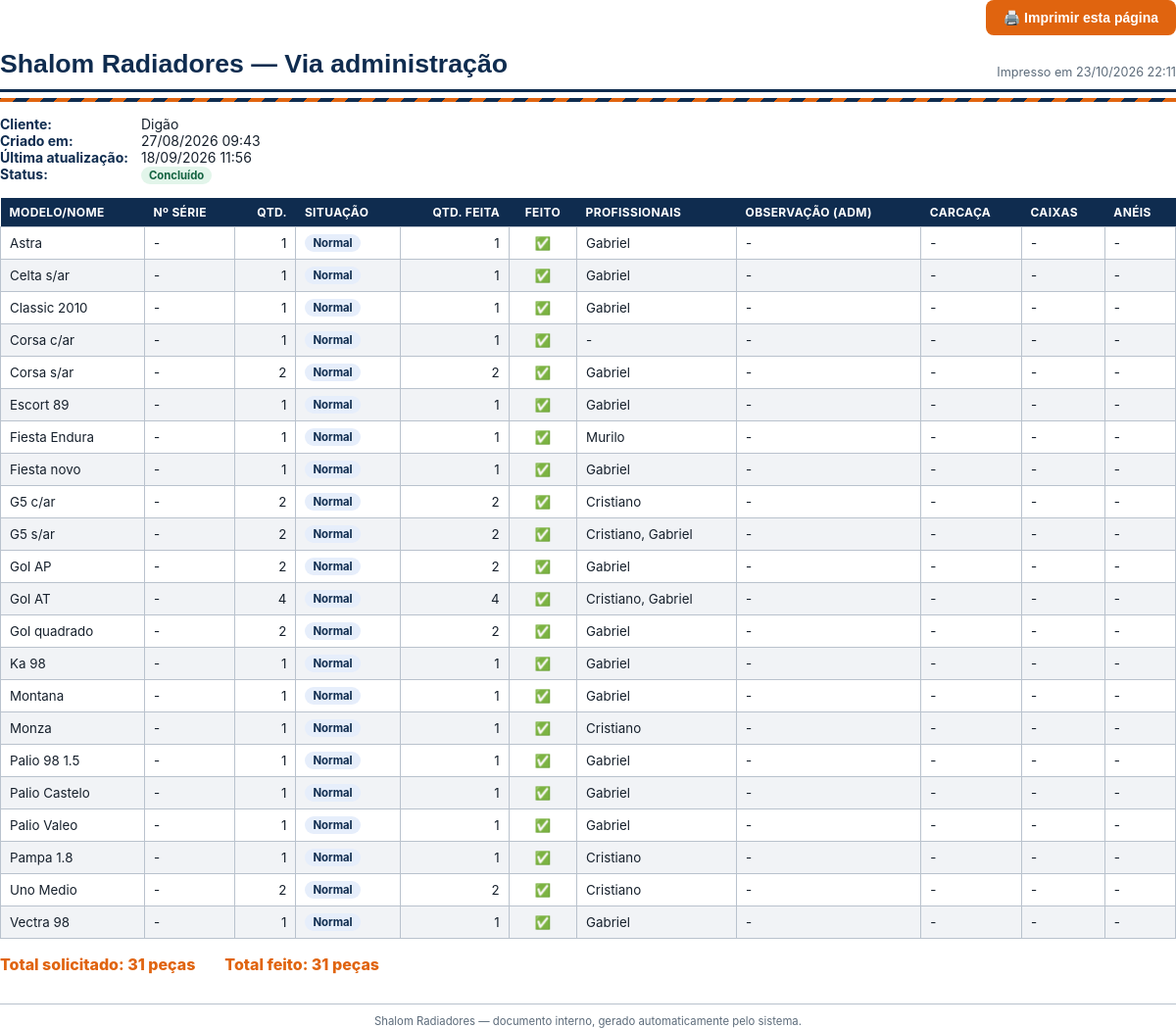
Screenshot of /admin/imprimir-pedido.php?id=4 (signed in) with the database file from the repository.
### tables this page shows
CREATE TABLE `orders` (
  `id` int(10) UNSIGNED NOT NULL,
  `token` char(48) NOT NULL,
  `cliente_nome` varchar(150) NOT NULL,
  `status` enum('novo','em_andamento','parcial','concluido') NOT NULL DEFAULT 'novo',
  `criado_em` datetime NOT NULL DEFAULT current_timestamp(),
  `atualizado_em` datetime NOT NULL DEFAULT current_timestamp() ON UPDATE current_timestamp()
);

CREATE TABLE `order_items` (
  `id` int(10) UNSIGNED NOT NULL,
  `order_id` int(10) UNSIGNED NOT NULL,
  `modelo_nome` varchar(150) NOT NULL,
  `numero_serie` varchar(100) DEFAULT NULL,
  `quantidade` int(10) UNSIGNED NOT NULL DEFAULT 0,
  `situacao` enum('normal','importante','urgente') NOT NULL DEFAULT 'normal',
  `quantidade_feita` int(10) UNSIGNED NOT NULL DEFAULT 0,
  `observacao_adm` text DEFAULT NULL,
  `feito` tinyint(1) NOT NULL DEFAULT 0,
  `profissional_id` int(10) UNSIGNED DEFAULT NULL,
  `feito_em` datetime DEFAULT NULL,
  `carcaca_utilizada` varchar(255) DEFAULT NULL,
  `caixas_utilizadas` varchar(255) DEFAULT NULL,
  `aneis` varchar(255) DEFAULT NULL,
  `criado_em` datetime NOT NULL DEFAULT current_timestamp(),
  `atualizado_em` datetime NOT NULL DEFAULT current_timestamp() ON UPDATE current_timestamp()
);

### includes/functions.php (called while the page is built, shortened)
<?php
function h(?string $texto): string
{
    return htmlspecialchars((string)$texto, ENT_QUOTES, 'UTF-8');
}
function formatar_data(?string $dataMysql): string
{
    $ts = strtotime($dataMysql);
    return $ts ? date('d/m/Y H:i', $ts) : '-';
}
function rotulo_situacao(string $situacao): string
{
    $map = [
        'normal'     => 'Normal',
        'importante' => 'Importante',
        'urgente'    => 'Urgente',
    ];
    return $map[$situacao] ?? 'Normal';
}
function rotulo_status(string $status): string
{
    $map = [
        'novo'          => 'Novo',
        'em_andamento'  => 'Em andamento',
        'parcial'       => 'Parcial',
        'concluido'     => 'Concluído',
    ];
    return $map[$status] ?? 'Novo';
}
function total_solicitado(array $itens): int
{
    return array_sum(array_map(fn($i) => (int)$i['quantidade'], $itens));
}
function total_feito(array $itens): int
{
    return array_sum(array_map(fn($i) => (int)$i['quantidade_feita'], $itens));
}

### includes/pedido_repo.php (called while the page is built, shortened)
<?php
require_once __DIR__ . '/database.php';
function buscar_pedido_por_id(int $id): ?array
{
    $pdo = db();
    $stmt = $pdo->prepare('SELECT * FROM orders WHERE id = ? LIMIT 1');
    $stmt->execute([$id]);
    $pedido = $stmt->fetch();
    return $pedido ?: null;
}
function listar_itens_pedido_para_impressao(int $orderId): array
{
    $stmt = db()->prepare(
        "SELECT oi.*,
                (SELECT GROUP_CONCAT(p.nome ORDER BY p.nome SEPARATOR ', ')
                 FROM order_item_profissionais oip
                 INNER JOIN profissionais p ON p.id = oip.profissional_id
                 WHERE oip.order_item_id = oi.id) AS profissionais_nomes
         FROM order_items oi WHERE order_id = ? ORDER BY feito ASC, modelo_nome ASC"
    );
    $stmt->execute([$orderId]);
    return $stmt->fetchAll();
}

### includes/database.php (called while the page is built, shortened)
<?php
function db(): PDO
{
    static $pdo = null;
    if ($pdo === null) {
        $dsn = 'mysql:host=' . DB_HOST . ';dbname=' . DB_NAME . ';charset=utf8mb4';
        $options = [
            PDO::ATTR_ERRMODE            => PDO::ERRMODE_EXCEPTION,
            PDO::ATTR_DEFAULT_FETCH_MODE => PDO::FETCH_ASSOC,
            PDO::ATTR_EMULATE_PREPARES   => false,
        ];
        try {
            $pdo = new PDO($dsn, DB_USER, DB_PASS, $options);
        } catch (PDOException $e) {
            error_log('Erro de conexão com o banco: ' . $e->getMessage());
            http_response_code(500);
            die('Não foi possível conectar ao banco de dados. Tente novamente mais tarde.');
        }
    }
    return $pdo;
}

### admin/imprimir-pedido.php (the view, shortened to what this page needs)
<?php
require_once __DIR__ . '/../includes/functions.php';
require_once __DIR__ . '/../includes/pedido_repo.php';
$id = inteiro_positivo($_GET['id'] ?? 0);
$pedido = $id ? buscar_pedido_por_id($id) : null;
$itens = listar_itens_pedido_para_impressao($id);
$totalSolicitado = total_solicitado($itens);
$totalFeito = total_feito($itens);
?>
<!DOCTYPE html>
<html lang="pt-BR">
<head>
<link rel="stylesheet" href="../assets/css/print.css">
</head>
<body>
<div class="imp-acoes-tela">
    <button onclick="window.print()">🖨️ Imprimir esta página</button>
</div>
<div class="imp-cabecalho">
    <div class="imp-marca">Shalom Radiadores — Via administração</div>
    <div class="imp-meta">Impresso em <?= h(date('d/m/Y H:i')) ?></div>
</div>
<div class="imp-faixa"></div>
<div class="imp-info">
    <div><strong>Cliente:</strong> <?= h($pedido['cliente_nome']) ?></div>
    <div><strong>Criado em:</strong> <?= h(formatar_data($pedido['criado_em'])) ?></div>
    <div><strong>Última atualização:</strong> <?= h(formatar_data($pedido['atualizado_em'])) ?></div>
    <div><strong>Status:</strong> <span class="imp-selo imp-selo-<?= h($pedido['status']) ?>"><?= h(rotulo_status($pedido['status'])) ?></span></div>
</div>
<table class="imp-tabela">
    <thead>
        <tr>
            <th>Modelo/Nome</th>
            <th>Nº Série</th>
            <th class="num">Qtd.</th>
            <th>Situação</th>
            <th class="num">Qtd. Feita</th>
            <th class="center">Feito</th>
            <th>Profissionais</th>
            <th>Observação (ADM)</th>
            <th>Carcaça</th>
            <th>Caixas</th>
            <th>Anéis</th>
        </tr>
    </thead>
    <tbody>
        <?php foreach ($itens as $item): ?>
        <tr>
            <td><?= h($item['modelo_nome']) ?></td>
            <td><?= h($item['numero_serie'] ?? '-') ?></td>
            <td class="num"><?= (int)$item['quantidade'] ?></td>
            <td><span class="imp-selo imp-selo-<?= h($item['situacao']) ?>"><?= h(rotulo_situacao($item['situacao'])) ?></span></td>
            <td class="num"><?= (int)$item['quantidade_feita'] ?></td>
            <td class="center"><?= $item['feito'] ? '<span style="color:#1a7a3d; font-weight:700;">✅</span>' : '☐' ?></td>
            <td><?= h($item['profissionais_nomes'] ?? '-') ?></td>
            <td><?= h($item['observacao_adm'] ?? '-') ?></td>
            <td><?= h($item['carcaca_utilizada'] ?? '-') ?></td>
            <td><?= h($item['caixas_utilizadas'] ?? '-') ?></td>
            <td><?= h($item['aneis'] ?? '-') ?></td>
        </tr>
        <?php endforeach; ?>
    </tbody>
</table>
<div class="imp-totais">
    <div>Total solicitado: <?= $totalSolicitado ?> peças</div>
    <div>Total feito: <?= $totalFeito ?> peças</div>
</div>
<div class="imp-rodape">Shalom Radiadores — documento interno, gerado automaticamente pelo sistema.</div>
</body>
</html>

### assets/css/print.css (style rules this page uses)
:root { --imp-azul: #0f2c4f; --imp-laranja: #e0640f; --imp-amarelo: #8a6600; --imp-vermelho: #971d33; --imp-verde: #146341; --imp-cinza-claro: #f1f3f6; --imp-borda: #b9c2cd; }
body { font-family: "Inter", Arial, Helvetica, sans-serif; color: #16202c; font-size: 11.5pt; margin: 0; }
.imp-cabecalho { display: flex; justify-content: space-between; align-items: flex-end; border-bottom: 3px solid var(--imp-azul); padding-bottom: 10px; margin-bottom: 6px; }
.imp-cabecalho .imp-marca { font-family: "Barlow Condensed", Arial, sans-serif; font-size: 20pt; font-weight: 800; color: var(--imp-azul); }
.imp-cabecalho .imp-meta { text-align: right; font-size: 9.5pt; color: #5c6b7a; }
.imp-faixa { height: 4px; margin-bottom: 14px; background: repeating-linear-gradient(-45deg, var(--imp-laranja) 0 10px, var(--imp-azul) 10px 20px); }
.imp-info { margin-bottom: 14px; font-size: 10.5pt; }
.imp-info strong { display: inline-block; min-width: 140px; color: var(--imp-azul); }
table.imp-tabela { width: 100%; border-collapse: collapse; margin-top: 10px; font-size: 10pt; }
table.imp-tabela thead th { background: var(--imp-azul); color: #fff; padding: 7px 9px; text-align: left; font-size: 9pt; text-transform: uppercase; letter-spacing: 0.03em; }
table.imp-tabela td { border: 1px solid var(--imp-borda); padding: 7px 9px; text-align: left; }
table.imp-tabela tbody tr:nth-child(even) td { background: var(--imp-cinza-claro); }
table.imp-tabela td.num, table.imp-tabela th.num { text-align: right; }
table.imp-tabela td.center, table.imp-tabela th.center { text-align: center; }
.imp-selo { font-weight: 700; padding: 2px 8px; border-radius: 999px; font-size: 8.5pt; display: inline-block; }
.imp-selo-normal { background: #e6eefb; color: var(--imp-azul); }
.imp-selo-concluido { background: #e2f5ea; color: var(--imp-verde); }
.imp-totais { margin-top: 16px; display: flex; gap: 30px; font-size: 12pt; font-weight: 800; color: var(--imp-laranja); }
.imp-rodape { margin-top: 30px; padding-top: 10px; border-top: 1px solid var(--imp-borda); font-size: 8.5pt; color: #5c6b7a; text-align: center; }
.imp-acoes-tela { text-align: right; margin-bottom: 14px; }
.imp-acoes-tela button { background: var(--imp-laranja); color: #fff; border: none; padding: 10px 18px; border-radius: 8px; font-size: 10.5pt; font-weight: 700; cursor: pointer; }

### rows the page displays
orders: cliente_nome "Digão", criado_em "27/08/2026 09:43", atualizado_em "18/09/2026 11:56", status "Concluído"
order_items: modelo_nome "Astra", numero_serie "-", quantidade "1", situacao "Normal", quantidade_feita "1", profissionais_nomes "Gabriel", observacao_adm "-", carcaca_utilizada "-", caixas_utilizadas "-", aneis "-"
order_items: modelo_nome "Celta s/ar", numero_serie "-", quantidade "1", situacao "Normal", quantidade_feita "1", profissionais_nomes "Gabriel", observacao_adm "-", carcaca_utilizada "-", caixas_utilizadas "-", aneis "-"
order_items: modelo_nome "Classic 2010", numero_serie "-", quantidade "1", situacao "Normal", quantidade_feita "1", profissionais_nomes "Gabriel", observacao_adm "-", carcaca_utilizada "-", caixas_utilizadas "-", aneis "-"
order_items: modelo_nome "Corsa c/ar", numero_serie "-", quantidade "1", situacao "Normal", quantidade_feita "1", profissionais_nomes "-", observacao_adm "-", carcaca_utilizada "-", caixas_utilizadas "-", aneis "-"
order_items: modelo_nome "Corsa s/ar", numero_serie "-", quantidade "2", situacao "Normal", quantidade_feita "2", profissionais_nomes "Gabriel", observacao_adm "-", carcaca_utilizada "-", caixas_utilizadas "-", aneis "-"
order_items: modelo_nome "Escort 89", numero_serie "-", quantidade "1", situacao "Normal", quantidade_feita "1", profissionais_nomes "Gabriel", observacao_adm "-", carcaca_utilizada "-", caixas_utilizadas "-", aneis "-"
order_items: modelo_nome "Fiesta Endura", numero_serie "-", quantidade "1", situacao "Normal", quantidade_feita "1", profissionais_nomes "Murilo", observacao_adm "-", carcaca_utilizada "-", caixas_utilizadas "-", aneis "-"
order_items: modelo_nome "Fiesta novo", numero_serie "-", quantidade "1", situacao "Normal", quantidade_feita "1", profissionais_nomes "Gabriel", observacao_adm "-", carcaca_utilizada "-", caixas_utilizadas "-", aneis "-"
order_items: modelo_nome "G5 c/ar", numero_serie "-", quantidade "2", situacao "Normal", quantidade_feita "2", profissionais_nomes "Cristiano", observacao_adm "-", carcaca_utilizada "-", caixas_utilizadas "-", aneis "-"
order_items: modelo_nome "G5 s/ar", numero_serie "-", quantidade "2", situacao "Normal", quantidade_feita "2", profissionais_nomes "Cristiano, Gabriel", observacao_adm "-", carcaca_utilizada "-", caixas_utilizadas "-", aneis "-"
order_items: modelo_nome "Gol AP", numero_serie "-", quantidade "2", situacao "Normal", quantidade_feita "2", profissionais_nomes "Gabriel", observacao_adm "-", carcaca_utilizada "-", caixas_utilizadas "-", aneis "-"
order_items: modelo_nome "Gol AT", numero_serie "-", quantidade "4", situacao "Normal", quantidade_feita "4", profissionais_nomes "Cristiano, Gabriel", observacao_adm "-", carcaca_utilizada "-", caixas_utilizadas "-", aneis "-"
order_items: modelo_nome "Gol quadrado", numero_serie "-", quantidade "2", situacao "Normal", quantidade_feita "2", profissionais_nomes "Gabriel", observacao_adm "-", carcaca_utilizada "-", caixas_utilizadas "-", aneis "-"
order_items: modelo_nome "Ka 98", numero_serie "-", quantidade "1", situacao "Normal", quantidade_feita "1", profissionais_nomes "Gabriel", observacao_adm "-", carcaca_utilizada "-", caixas_utilizadas "-", aneis "-"
order_items: modelo_nome "Montana", numero_serie "-", quantidade "1", situacao "Normal", quantidade_feita "1", profissionais_nomes "Gabriel", observacao_adm "-", carcaca_utilizada "-", caixas_utilizadas "-", aneis "-"
order_items: modelo_nome "Monza", numero_serie "-", quantidade "1", situacao "Normal", quantidade_feita "1", profissionais_nomes "Cristiano", observacao_adm "-", carcaca_utilizada "-", caixas_utilizadas "-", aneis "-"
order_items: modelo_nome "Palio 98 1.5", numero_serie "-", quantidade "1", situacao "Normal", quantidade_feita "1", profissionais_nomes "Gabriel", observacao_adm "-", carcaca_utilizada "-", caixas_utilizadas "-", aneis "-"
order_items: modelo_nome "Palio Castelo", numero_serie "-", quantidade "1", situacao "Normal", quantidade_feita "1", profissionais_nomes "Gabriel", observacao_adm "-", carcaca_utilizada "-", caixas_utilizadas "-", aneis "-"
order_items: modelo_nome "Palio Valeo", numero_serie "-", quantidade "1", situacao "Normal", quantidade_feita "1", profissionais_nomes "Gabriel", observacao_adm "-", carcaca_utilizada "-", caixas_utilizadas "-", aneis "-"
order_items: modelo_nome "Pampa 1.8", numero_serie "-", quantidade "1", situacao "Normal", quantidade_feita "1", profissionais_nomes "Cristiano", observacao_adm "-", carcaca_utilizada "-", caixas_utilizadas "-", aneis "-"
order_items: modelo_nome "Uno Medio", numero_serie "-", quantidade "2", situacao "Normal", quantidade_feita "2", profissionais_nomes "Cristiano", observacao_adm "-", carcaca_utilizada "-", caixas_utilizadas "-", aneis "-"
order_items: modelo_nome "Vectra 98", numero_serie "-", quantidade "1", situacao "Normal", quantidade_feita "1", profissionais_nomes "Gabriel", observacao_adm "-", carcaca_utilizada "-", caixas_utilizadas "-", aneis "-"

### other values shown
$totalSolicitado "31"
$totalFeito "31"
